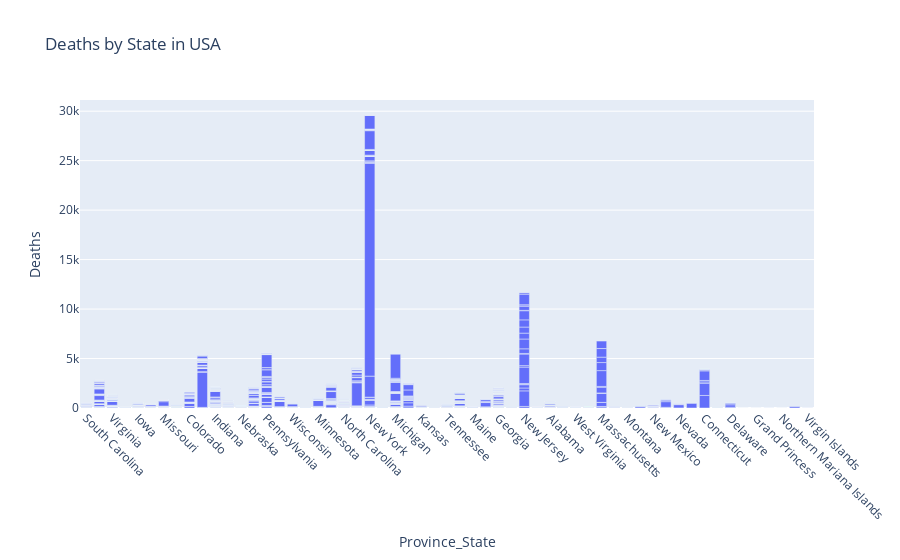

Source (notebook cell):
### Code cell
# Deaths by state                                                                                             
fig_deaths = px.bar(usa_data,                                                                                 
                x='Province_State',                                                                        
                y='Deaths',                                                                                
                title='Deaths by State in USA')                                                            
fig_deaths.update_xaxes(tickangle=45)                                                                         
fig_deaths.show()

### Figure 1 — Plotly figure (JSON) as saved in the notebook; plotly's stock layout.template omitted (floating-point values rounded to 4 significant figures; data arrays with more than 128 entries replaced by an {"elided": "..."} marker saying what was removed)
{"data": [{"alignmentgroup": "True", "hovertemplate": "Province_State=%{x}<br>Deaths=%{y}<extra></extra>", "legendgroup": "", "marker": {"color": "#636efa", "pattern": {"shape": ""}}, "name": "", "offsetgroup": "", "orientation": "v", "showlegend": false, "textposition": "auto", "type": "bar", "x": {"elided": "3030 str values"}, "xaxis": "x", "y": {"elided": "3030 int values"}, "yaxis": "y"}], "layout": {"barmode": "relative", "legend": {"tracegroupgap": 0}, "title": {"text": "Deaths by State in USA"}, "xaxis": {"anchor": "y", "domain": [0, 1], "tickangle": 45, "title": {"text": "Province_State"}}, "yaxis": {"anchor": "x", "domain": [0, 1], "title": {"text": "Deaths"}}}}
